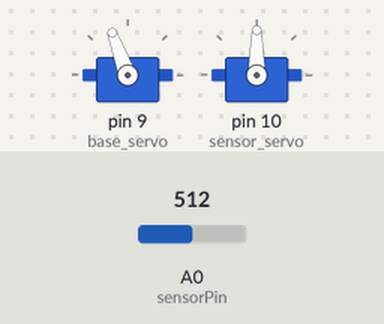
The sketch below on a simulated Arduino Uno, built with avr-gcc and run on an emulated ATmega328P. Shown: 2 × servo. The test bench sets the inputs (shaded band); at power-on: A0 (sensorPin) = 512. What the sketch prints to the serial monitor is not drawn.

Above: at 3.89 s.
Timing chart, 0 to 40.0 s (numbered marks = the images above):
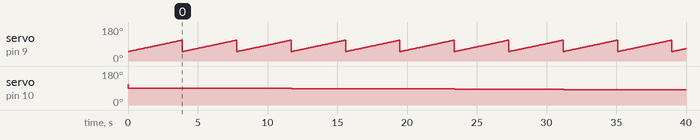

Measured:
- by itself, servo on pin 9 (base_servo): ramps from 50° to 110° and jumps back, once every 3.9 s
- by itself, servo on pin 10 (sensor_servo): moves from 110° to 80° over 39.0 s

The sketch:

Arduino_MP2.ino
```cpp
#include <Servo.h>

// Create servo objects
Servo base_servo;
Servo sensor_servo;

// Create variables to store information
int pos = 50;    // variable to store the base servo position
int angle = 0;   // variable to store tilt servo position
const int sensorPin = A0;
int sensorValue = 0;
int sum = 0;
int avgSensor = 0;
int i = 0;   // for loop incrementer

void setup() {
  base_servo.attach(9);
  sensor_servo.attach(10);
  Serial.begin(9600);
}

void loop() {
  sensor_servo.write(110);
  base_servo.write(70);

  // Move the servos!
  for (angle = 90; angle >= 30; angle -= 1) {
    for (pos = 50; pos <= 110; pos += 1) {
      sum = 0;   // Reset the sum variable after each new pan angle
      base_servo.write(pos);
      delay(30);
      sensor_servo.write(angle);

      // take the average of 30 points at each new angle
      for (i = 0; i <= 30; i += 1) {
        sensorValue = analogRead(sensorPin);
        sum += sensorValue;
      }
    avgSensor = sum / i;

    // Print information to serial monitor as "pan_angle tilt_angle avg_Sensor"
    Serial.print(pos);
    Serial.print(" ");
    Serial.print(angle);
    Serial.print(" ");
    Serial.print(avgSensor);
    delay(30);
    }
  }
}
```
